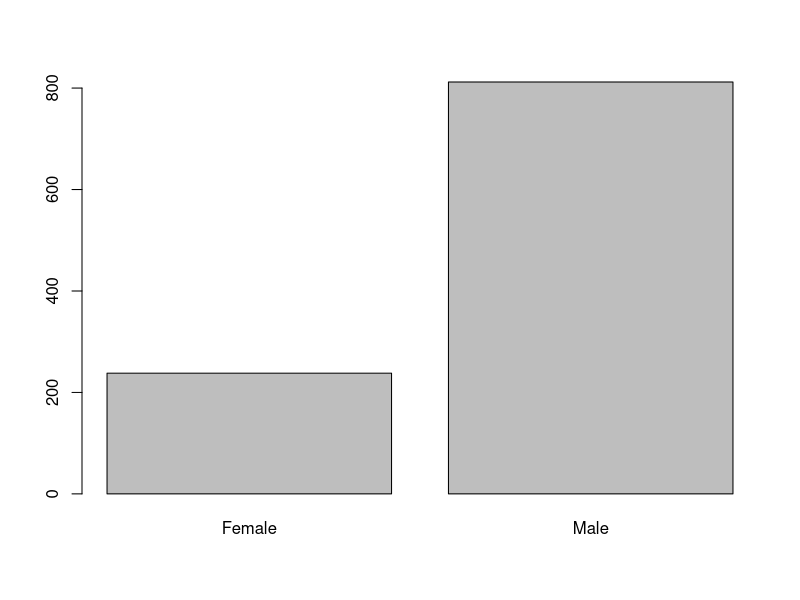

This chart was generated by the following R code: (Note: this script raises an error after producing the figure.)
# Section 3 assessment

library(dslabs)
data(heights)
options(digits = 3)    # report 3 significant digits for all answers

heights
# structure of the heights data frame has 2 columns and 1050 rows
# two columns are sex , a factor - Female and Male
# heights - numeric
str(heights)
class(heights)

# more males than females
plot(heights$sex)

head(heights)
head(heights , 10)

# order by head 
# in descending order of top 10
head(heights[order(heights$height , decreasing = TRUE),] ,10)

#get the average height
average_height <- mean(heights$height)

#number of those that are above average height
count(filter(heights , height > average_height))

#above average height and are females
count(filter(heights , height > average_height & sex == 'Female' ))

#what proportion are females
total_females <- count(filter(heights , sex == 'Female'))
total_males <- count(filter(heights , sex == 'Male'))
total_all <- count(heights)

proportion_of_females <- (total_females / total_all)
proportion_of_females

#minimum height in heights dataset
min(heights$height)

# use match() to find the index of the first individual with min height
match(50 , heights$height)

# subset that individual using row index
heights[1032,]

# max/min height
max_height <- max(heights$height)
min_height <- min(heights$height)
max_height
min_height

# includes the integers between min and max height
x <- 50:82        
x

# how many of the number in x are not height in dataset ?
sum(!(x %in% heights$height))


# create a new column of heights in cm , ht_cm , 1 inch = 2.54 cm
?heights # height is in inches
heights2 <- mutate(heights , ht_cm = height * 2.54)
head(heights2)
heights2[18,]
mean(heights2$ht_cm)


# create a dataframe females from height2 by filtering only females
females <- filter(heights2 , sex == 'Female' )
females
str(females)
mean(females$ht_cm)


library(dslabs)
data(olive)
head(olive)

#scatter plot
# positive linear relationship
plot(olive$palmitic , olive$palmitoleic)

# histogram
# The most common value of eicosenoic acid is below 0.05%.
hist(olive$eicosenoic)

#box plot of acid with separate distributions for each region

# southern italy has the hight median percentage
boxplot(palmitic ~ region, data = olive)

# southern italy has the most variable percentage
